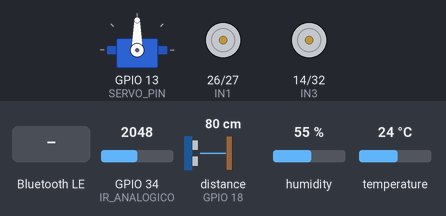
Bench run of a sketch on a simulated ESP32. Parts: servo, motor-driver pin pairs drawn as motors (green arrow = first pin HIGH = forward, orange = second pin HIGH = backward, longer = more drive, scaled by the enable pin). Wiring (inferred from the names in the program): ultrasonic range finder: trigger GPIO 5; echo GPIO 18. Inputs (shaded band) come from the test bench; at power-on: GPIO 34 (IR_ANALOGICO) = 2048, distance to the obstacle (sensor on GPIO 18) 80 cm, humidity 55 %, temperature 24 °C. The echo pulse lasts 58.3 µs per cm; nothing arrives over Bluetooth unless stated; a phone connects over Bluetooth LE 3 s after start; what the sketch prints to the serial monitor is not drawn.

Above: at 2.2 s.
2.3 s: Bluetooth LE write "S," received
At 3.5 s:
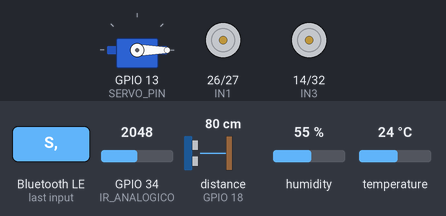
3.8 s: Bluetooth LE write "M," received
5.5 s: Bluetooth LE write "S," received
7.0 s: Bluetooth LE write "M," received
8.5 s: Bluetooth LE write "R" received
10.0 s: Bluetooth LE write "R" received
Timing chart, 0 to 12.5 s (numbered marks = the images above; inputs shaded):
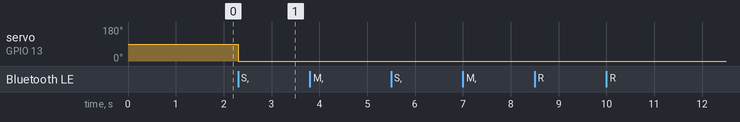

Measured:
- after the input at 2.3 s, servo on GPIO 13 (SERVO_PIN): 90° → 0° at once
- after the input at 3.8 s, every drawn part: stays the same
- after the input at 5.5 s, every drawn part: stays the same
- after the input at 7.0 s, every drawn part: stays the same
- after the input at 8.5 s, every drawn part: stays the same
- after the input at 10.0 s, every drawn part: stays the same

The sketch:

SAVIFO3_BLE_5.ino
```cpp
// =============================================================
//  SAVIFO3 — ESP32 WROOM  |  BLE + Sensores + Servo + Motores
//  Compatível com App Inventor (LENG2_corrigido_final.aia)
//
//  >>> FORMATO DOS DADOS ENVIADOS PARA A APP <<<
//  A app espera campos com prefixo, separados por vírgula:
//     T:<temp>,H:<humidade>,D:<dist>,IR:<ir>,TempVoo:<seg>,IRMAX:<irmax>
//  Exemplo: T:28.0,H:31.5,D:15.3,IR:1200,TempVoo:42,IRMAX:1850
//
//  UUIDs BLE (iguais aos da app):
//    SERVICE      : 12345678-1234-1234-1234-123456789abc
//    SENSOR_CHAR  : ...ab1  (notify ESP32->App)
//    MOTOR_CHAR   : ...ab2  (write  App->ESP32)
//    MEASURE_CHAR : ...ab3  (notify ESP32->App)
//    SERVO_CHAR   : ...ab5  (write  App->ESP32)
//
//  Comandos da App:
//    Motores : "M,<dir>,<vel>"  (1 frente | -1 trás | 0 parar/virar)
//    Servo   : "S,<ângulo>"     (0-180)
// =============================================================

#include <BLEDevice.h>
#include <BLEServer.h>
#include <BLEUtils.h>
#include <BLE2902.h>
#include "DHT.h"
#include <ESP32Servo.h>

// ---------- UUIDs BLE ----------
#define SERVICE_UUID   "12345678-1234-1234-1234-123456789abc"
#define SENSOR_UUID    "12345678-1234-1234-1234-123456789ab1"
#define MOTOR_UUID     "12345678-1234-1234-1234-123456789ab2"
#define MEASURE_UUID   "12345678-1234-1234-1234-123456789ab3"
#define SERVO_UUID     "12345678-1234-1234-1234-123456789ab5"

// ---------- DHT22 ----------
#define DHTPIN   4
#define DHTTYPE  DHT22
DHT dht(DHTPIN, DHTTYPE);

// ---------- HC-SR04 ----------
#define TRIG_PIN 5
#define ECHO_PIN 18

// ---------- KY-026 ----------
#define IR_ANALOGICO 34
#define IR_DIGITAL   35

// ---------- SERVO ----------
#define SERVO_PIN 13
Servo servoMotor;
int anguloServo = 90;

// ---------- L298N / MOTORES ----------
#define IN1 26
#define IN2 27
#define ENA 25
#define IN3 14
#define IN4 32
#define ENB 33
int velocidadeMotor1 = 0;
int velocidadeMotor2 = 0;

// ---------- BLE ----------
BLEServer*         pServer       = nullptr;
BLECharacteristic* pSensorChar   = nullptr;
BLECharacteristic* pMeasureChar  = nullptr;
bool deviceConnected = false;
bool oldConnected    = false;

// ---------- ESTADO ----------
float irMax = 0;
unsigned long tempoInicio   = 0;
unsigned long ultimaLeitura = 0;
const unsigned long INTERVALO = 2000;   // 2 s — mais leve para a app

// ---------- FORWARD DECLARATIONS ----------
void atualizarMotores();
void enviarMedicaoAtual();
float medirDistancia();
void enviarSensores();

// =====================================================================
//  CALLBACKS BLE
// =====================================================================
class ServerCallbacks : public BLEServerCallbacks {
  void onConnect(BLEServer* s) override {
    deviceConnected = true;
    tempoInicio = millis();
    BLEDevice::getAdvertising()->stop();   // para de anunciar enquanto ligado
    Serial.println("[BLE] App ligada — advertising parado");
  }
  void onDisconnect(BLEServer* s) override {
    deviceConnected = false;
    Serial.println("[BLE] App desligada");
  }
};

class MotorCallbacks : public BLECharacteristicCallbacks {
  void onWrite(BLECharacteristic* pChar) override {
    String cmd = String(pChar->getValue().c_str());
    cmd.trim();
    Serial.print("[MOTOR CMD] "); Serial.println(cmd);

    if (cmd.startsWith("M,")) {
      String params = cmd.substring(2);
      int comma = params.indexOf(',');
      if (comma < 0) return;
      int dir = params.substring(0, comma).toInt();
      int vel = params.substring(comma + 1).toInt();

      if (dir == 1) {
        digitalWrite(IN1, HIGH); digitalWrite(IN2, LOW);
        digitalWrite(IN3, HIGH); digitalWrite(IN4, LOW);
        velocidadeMotor1 = vel; velocidadeMotor2 = vel;
      } else if (dir == -1) {
        digitalWrite(IN1, LOW);  digitalWrite(IN2, HIGH);
        digitalWrite(IN3, LOW);  digitalWrite(IN4, HIGH);
        velocidadeMotor1 = vel; velocidadeMotor2 = vel;
      } else if (dir == 0 && vel == 0) {
        velocidadeMotor1 = 0; velocidadeMotor2 = 0;
      } else if (dir == 0 && vel == 1) {        // virar direita
        digitalWrite(IN1, HIGH); digitalWrite(IN2, LOW);
        digitalWrite(IN3, LOW);  digitalWrite(IN4, HIGH);
        velocidadeMotor1 = 150; velocidadeMotor2 = 150;
      } else if (dir == 0 && vel == -1) {       // virar esquerda
        digitalWrite(IN1, LOW);  digitalWrite(IN2, HIGH);
        digitalWrite(IN3, HIGH); digitalWrite(IN4, LOW);
        velocidadeMotor1 = 150; velocidadeMotor2 = 150;
      }
      atualizarMotores();
    }
  }
};

class ServoCallbacks : public BLECharacteristicCallbacks {
  void onWrite(BLECharacteristic* pChar) override {
    String cmd = String(pChar->getValue().c_str());
    cmd.trim();
    Serial.print("[SERVO CMD] "); Serial.println(cmd);

    if (cmd.startsWith("S,")) {
      int angulo = cmd.substring(2).toInt();
      if (angulo >= 0 && angulo <= 180) {
        anguloServo = angulo;
        servoMotor.write(anguloServo);
        Serial.print("Servo -> "); Serial.print(anguloServo); Serial.println(" graus");
      }
    }
    if (cmd == "R") {
      enviarMedicaoAtual();
    }
  }
};

// =====================================================================
//  SETUP
// =====================================================================
void setup() {
  Serial.begin(115200);
  delay(1000);

  dht.begin();
  pinMode(TRIG_PIN, OUTPUT);
  pinMode(ECHO_PIN, INPUT);
  pinMode(IR_ANALOGICO, INPUT);
  pinMode(IR_DIGITAL,   INPUT);

  servoMotor.attach(SERVO_PIN);
  servoMotor.write(anguloServo);

  pinMode(IN1, OUTPUT); pinMode(IN2, OUTPUT);
  pinMode(IN3, OUTPUT); pinMode(IN4, OUTPUT);
  ledcAttach(ENA, 1000, 8);
  ledcAttach(ENB, 1000, 8);
  digitalWrite(IN1, HIGH); digitalWrite(IN2, LOW);
  digitalWrite(IN3, HIGH); digitalWrite(IN4, LOW);
  atualizarMotores();

  BLEDevice::init("SAVIFO3");
  BLEDevice::setMTU(100);   // aumenta o limite de bytes para caber a string toda
  pServer = BLEDevice::createServer();
  pServer->setCallbacks(new ServerCallbacks());

  BLEService* pService = pServer->createService(SERVICE_UUID);

  pSensorChar = pService->createCharacteristic(
    SENSOR_UUID, BLECharacteristic::PROPERTY_NOTIFY);
  pSensorChar->addDescriptor(new BLE2902());

  BLECharacteristic* pMotorChar = pService->createCharacteristic(
    MOTOR_UUID, BLECharacteristic::PROPERTY_WRITE | BLECharacteristic::PROPERTY_WRITE_NR);
  pMotorChar->setCallbacks(new MotorCallbacks());

  pMeasureChar = pService->createCharacteristic(
    MEASURE_UUID, BLECharacteristic::PROPERTY_NOTIFY);
  pMeasureChar->addDescriptor(new BLE2902());

  BLECharacteristic* pServoChar = pService->createCharacteristic(
    SERVO_UUID, BLECharacteristic::PROPERTY_WRITE | BLECharacteristic::PROPERTY_WRITE_NR);
  pServoChar->setCallbacks(new ServoCallbacks());

  pService->start();

  BLEAdvertising* pAdv = BLEDevice::getAdvertising();
  pAdv->addServiceUUID(SERVICE_UUID);
  pAdv->setScanResponse(true);
  pAdv->setMinPreferred(0x06);
  // Advertising mais espaçado: menos pacotes = menos ScanResult no telemóvel
  pAdv->setMinInterval(0x320);   // ~500 ms
  pAdv->setMaxInterval(0x640);   // ~1000 ms
  BLEDevice::startAdvertising();

  Serial.println("SAVIFO3 BLE iniciado — à espera da app...");
}

// =====================================================================
//  LOOP
// =====================================================================
void loop() {
  unsigned long agora = millis();

  if (deviceConnected && (agora - ultimaLeitura >= INTERVALO)) {
    ultimaLeitura = agora;
    enviarSensores();
  }

  if (!deviceConnected && oldConnected) {
    delay(500);
    pServer->startAdvertising();
    Serial.println("[BLE] A fazer advertising novamente...");
    oldConnected = false;
  }
  if (deviceConnected && !oldConnected) {
    oldConnected = true;
  }
}

// =====================================================================
//  FUNÇÕES
// =====================================================================

// Envia os sensores EM 3 NOTIFICAÇÕES pequenas (cada uma < 20 bytes)
// para nunca serem cortadas pelo limite do BLE.
void enviarSensores() {
  float temperatura = dht.readTemperature();
  float humidade    = dht.readHumidity();
  float distancia   = medirDistancia();
  int   valorIR     = analogRead(IR_ANALOGICO);

  if (isnan(temperatura)) temperatura = 0.0;
  if (isnan(humidade))    humidade    = 0.0;
  if (distancia < 0)      distancia   = 0.0;

  if (valorIR > irMax) irMax = valorIR;

  unsigned long tempoVoo = (millis() - tempoInicio) / 1000;

  // ---- Notificação 1: temperatura, humidade, distância ----
  String parte1 = "T:" + String(temperatura, 1) +
                  ",H:" + String(humidade, 1)   +
                  ",D:" + String((int)distancia);
  pSensorChar->setValue(parte1.c_str());
  pSensorChar->notify();
  delay(60);   // pequena pausa para a app processar cada uma

  // ---- Notificação 2: IR atual + IR máximo ----
  String parte2 = "IR:" + String(valorIR) +
                  ",IRMAX:" + String((int)irMax);
  pSensorChar->setValue(parte2.c_str());
  pSensorChar->notify();
  delay(60);

  // ---- Notificação 3: tempo de voo ----
  String parte3 = "TempVoo:" + String(tempoVoo);
  pSensorChar->setValue(parte3.c_str());
  pSensorChar->notify();

  Serial.print("-> App: "); Serial.print(parte1);
  Serial.print(" | "); Serial.print(parte2);
  Serial.print(" | "); Serial.println(parte3);
}

// Medição pontual (botão Registar / comando "R")
void enviarMedicaoAtual() {
  float temperatura = dht.readTemperature();
  float humidade    = dht.readHumidity();
  float distancia   = medirDistancia();
  int   valorIR     = analogRead(IR_ANALOGICO);
  unsigned long tempoVoo = (millis() - tempoInicio) / 1000;

  if (isnan(temperatura)) temperatura = 0.0;
  if (isnan(humidade))    humidade    = 0.0;
  if (distancia < 0)      distancia   = 0.0;

  String med = "MEAS:" +
               String(temperatura, 1) + "," +
               String(humidade, 1)    + "," +
               String(valorIR)        + "," +
               String(distancia, 1)   + "," +
               String(tempoVoo);

  pMeasureChar->setValue(med.c_str());
  pMeasureChar->notify();

  Serial.print("[MEDICAO] "); Serial.println(med);
}

void atualizarMotores() {
  velocidadeMotor1 = constrain(velocidadeMotor1, 0, 255);
  velocidadeMotor2 = constrain(velocidadeMotor2, 0, 255);
  ledcWrite(ENA, velocidadeMotor1);
  ledcWrite(ENB, velocidadeMotor2);
  Serial.print("Motor1: "); Serial.print(velocidadeMotor1);
  Serial.print(" | Motor2: "); Serial.println(velocidadeMotor2);
}

float medirDistancia() {
  digitalWrite(TRIG_PIN, LOW);
  delayMicroseconds(2);
  digitalWrite(TRIG_PIN, HIGH);
  delayMicroseconds(10);
  digitalWrite(TRIG_PIN, LOW);
  long duracao = pulseIn(ECHO_PIN, HIGH, 30000);
  if (duracao == 0) return -1.0;
  return duracao * 0.0343 / 2.0;
}
```
